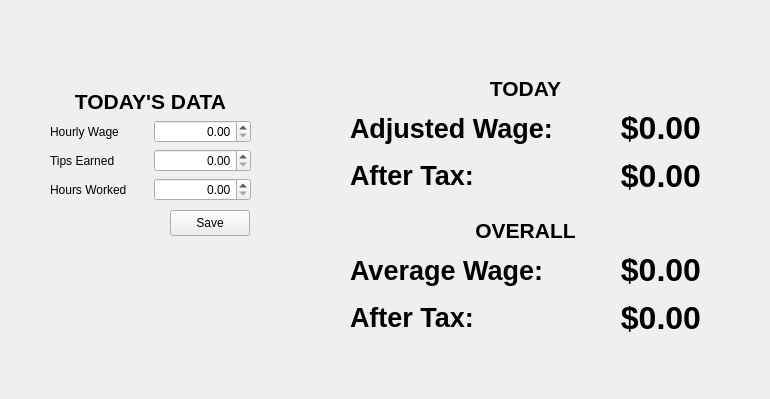
<?xml version="1.0" encoding="UTF-8"?>
<ui version="4.0">
 <class>WageCalculator</class>
 <widget class="QWidget" name="WageCalculator">
  <property name="geometry">
   <rect>
    <x>0</x>
    <y>0</y>
    <width>770</width>
    <height>399</height>
   </rect>
  </property>
  <property name="windowTitle">
   <string>Wage Calculator</string>
  </property>
  <widget class="QPushButton" name="save_button">
   <property name="geometry">
    <rect>
     <x>170</x>
     <y>210</y>
     <width>80</width>
     <height>26</height>
    </rect>
   </property>
   <property name="text">
    <string>Save</string>
   </property>
  </widget>
  <widget class="QWidget" name="">
   <property name="geometry">
    <rect>
     <x>50</x>
     <y>40</y>
     <width>201</width>
     <height>161</height>
    </rect>
   </property>
   <layout class="QVBoxLayout" name="verticalLayout_2">
    <item>
     <widget class="QLabel" name="todays_data_label">
      <property name="font">
       <font>
        <pointsize>16</pointsize>
        <bold>true</bold>
       </font>
      </property>
      <property name="text">
       <string>TODAY'S DATA</string>
      </property>
      <property name="alignment">
       <set>Qt::AlignBottom|Qt::AlignHCenter</set>
      </property>
     </widget>
    </item>
    <item>
     <layout class="QVBoxLayout" name="verticalLayout">
      <item>
       <layout class="QHBoxLayout" name="horizontalLayout_2">
        <item>
         <widget class="QLabel" name="hourly_wage_label">
          <property name="text">
           <string>Hourly Wage</string>
          </property>
         </widget>
        </item>
        <item>
         <widget class="QDoubleSpinBox" name="hourly_wage_spinbox">
          <property name="alignment">
           <set>Qt::AlignRight|Qt::AlignTrailing|Qt::AlignVCenter</set>
          </property>
         </widget>
        </item>
       </layout>
      </item>
      <item>
       <layout class="QHBoxLayout" name="horizontalLayout_4">
        <item>
         <widget class="QLabel" name="tips_earned_label">
          <property name="text">
           <string>Tips Earned</string>
          </property>
         </widget>
        </item>
        <item>
         <widget class="QDoubleSpinBox" name="tips_earned_spinbox">
          <property name="alignment">
           <set>Qt::AlignRight|Qt::AlignTrailing|Qt::AlignVCenter</set>
          </property>
          <property name="maximum">
           <double>999.000000000000000</double>
          </property>
         </widget>
        </item>
       </layout>
      </item>
      <item>
       <layout class="QHBoxLayout" name="horizontalLayout_3">
        <item>
         <widget class="QLabel" name="hours_worked_label">
          <property name="text">
           <string>Hours Worked</string>
          </property>
         </widget>
        </item>
        <item>
         <widget class="QDoubleSpinBox" name="hours_worked_spinbox">
          <property name="alignment">
           <set>Qt::AlignRight|Qt::AlignTrailing|Qt::AlignVCenter</set>
          </property>
         </widget>
        </item>
       </layout>
      </item>
     </layout>
    </item>
   </layout>
  </widget>
  <widget class="QWidget" name="">
   <property name="geometry">
    <rect>
     <x>350</x>
     <y>60</y>
     <width>351</width>
     <height>278</height>
    </rect>
   </property>
   <layout class="QVBoxLayout" name="verticalLayout_5">
    <item>
     <layout class="QVBoxLayout" name="verticalLayout_3">
      <item>
       <widget class="QLabel" name="today_label">
        <property name="font">
         <font>
          <pointsize>16</pointsize>
          <bold>true</bold>
         </font>
        </property>
        <property name="text">
         <string>TODAY</string>
        </property>
        <property name="alignment">
         <set>Qt::AlignBottom|Qt::AlignHCenter</set>
        </property>
       </widget>
      </item>
      <item>
       <layout class="QHBoxLayout" name="horizontalLayout_5">
        <item>
         <widget class="QLabel" name="adjusted_wage_label">
          <property name="font">
           <font>
            <pointsize>20</pointsize>
            <bold>true</bold>
           </font>
          </property>
          <property name="text">
           <string>Adjusted Wage:</string>
          </property>
         </widget>
        </item>
        <item>
         <widget class="QLabel" name="adjusted_wage_value">
          <property name="font">
           <font>
            <pointsize>24</pointsize>
            <bold>true</bold>
           </font>
          </property>
          <property name="text">
           <string>$0.00</string>
          </property>
          <property name="alignment">
           <set>Qt::AlignRight|Qt::AlignTrailing|Qt::AlignVCenter</set>
          </property>
         </widget>
        </item>
       </layout>
      </item>
      <item>
       <layout class="QHBoxLayout" name="horizontalLayout_6">
        <item>
         <widget class="QLabel" name="after_tax_label">
          <property name="font">
           <font>
            <pointsize>20</pointsize>
            <bold>true</bold>
           </font>
          </property>
          <property name="text">
           <string>After Tax:</string>
          </property>
         </widget>
        </item>
        <item>
         <widget class="QLabel" name="after_tax_value">
          <property name="font">
           <font>
            <pointsize>24</pointsize>
            <bold>true</bold>
           </font>
          </property>
          <property name="text">
           <string>$0.00</string>
          </property>
          <property name="alignment">
           <set>Qt::AlignRight|Qt::AlignTrailing|Qt::AlignVCenter</set>
          </property>
         </widget>
        </item>
       </layout>
      </item>
     </layout>
    </item>
    <item>
     <layout class="QVBoxLayout" name="verticalLayout_4">
      <item>
       <widget class="QLabel" name="overall_label">
        <property name="font">
         <font>
          <pointsize>16</pointsize>
          <bold>true</bold>
         </font>
        </property>
        <property name="text">
         <string>OVERALL</string>
        </property>
        <property name="alignment">
         <set>Qt::AlignBottom|Qt::AlignHCenter</set>
        </property>
       </widget>
      </item>
      <item>
       <layout class="QHBoxLayout" name="horizontalLayout">
        <item>
         <widget class="QLabel" name="average_wage_label">
          <property name="font">
           <font>
            <pointsize>20</pointsize>
            <bold>true</bold>
           </font>
          </property>
          <property name="text">
           <string>Average Wage:</string>
          </property>
         </widget>
        </item>
        <item>
         <widget class="QLabel" name="average_wage_value">
          <property name="font">
           <font>
            <pointsize>24</pointsize>
            <bold>true</bold>
           </font>
          </property>
          <property name="text">
           <string>$0.00</string>
          </property>
          <property name="alignment">
           <set>Qt::AlignRight|Qt::AlignTrailing|Qt::AlignVCenter</set>
          </property>
         </widget>
        </item>
       </layout>
      </item>
      <item>
       <layout class="QHBoxLayout" name="horizontalLayout_7">
        <item>
         <widget class="QLabel" name="average_after_tax_label">
          <property name="font">
           <font>
            <pointsize>20</pointsize>
            <bold>true</bold>
           </font>
          </property>
          <property name="text">
           <string>After Tax:</string>
          </property>
         </widget>
        </item>
        <item>
         <widget class="QLabel" name="average_after_tax_value">
          <property name="font">
           <font>
            <pointsize>24</pointsize>
            <bold>true</bold>
           </font>
          </property>
          <property name="text">
           <string>$0.00</string>
          </property>
          <property name="alignment">
           <set>Qt::AlignRight|Qt::AlignTrailing|Qt::AlignVCenter</set>
          </property>
         </widget>
        </item>
       </layout>
      </item>
     </layout>
    </item>
   </layout>
  </widget>
 </widget>
 <resources/>
 <connections/>
</ui>
